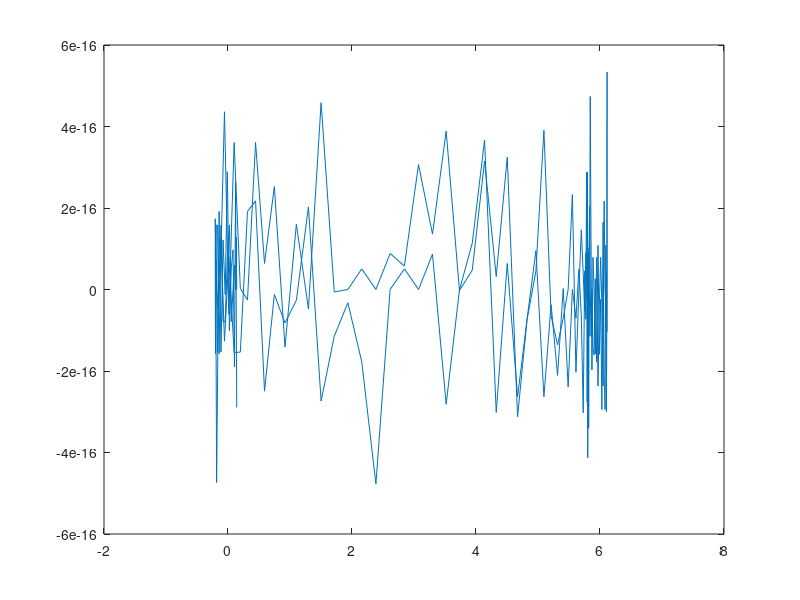

This chart was generated by the following MATLAB code:
x = linspace(0,2*pi,180)
u = max(0,6 - 0.25*(x - pi).^4);
F = fft(u);
F(logical(abs(real(F)) < 20 | abs(real(F)) > 3000)) = 0;
%plot(real(fftshift(F)));
u = ifft(F);
plot(u);
U = zeros(6,180);
for i = 1:180
	U(1,i) = u(i) + u(mod(-i - 1,180) + 1);
	U(2,i) = u(i) - u(mod(-i - 1,180) + 1);
	U(3,i) = u(mod(i - 60 - 1,180)+1) + u(mod(-i - 60 - 1,180) + 1);
	U(4,i) = u(mod(i - 60 - 1,180)+1) - u(mod(-i - 60 - 1,180) + 1);
	U(5,i) = u(mod(i - 120 - 1,180)+1) + u(mod(-i - 120 - 1,180) + 1);
	U(6,i) = u(mod(i - 120 - 1,180)+1) - u(mod(-i - 120 - 1,180) + 1);
end
p=@(x) sign(x).*log(abs(x).*(exp(pi)-1)/pi+1);

V = zeros(5,180);
for i = 1:180
	for n = 1:5
		V(n,i) = interp1(x,u,mod(p(x(i)) -n*pi/7,2*pi),'spline') + interp1(x,u,mod(-p(x(i)) -n*pi/7,2*pi),'spline');
	end
end
newRow = [fliplr(V(5,:)) V(5,:)];
shift = 50;
V = [V; newRow(181-shift:360-shift)];